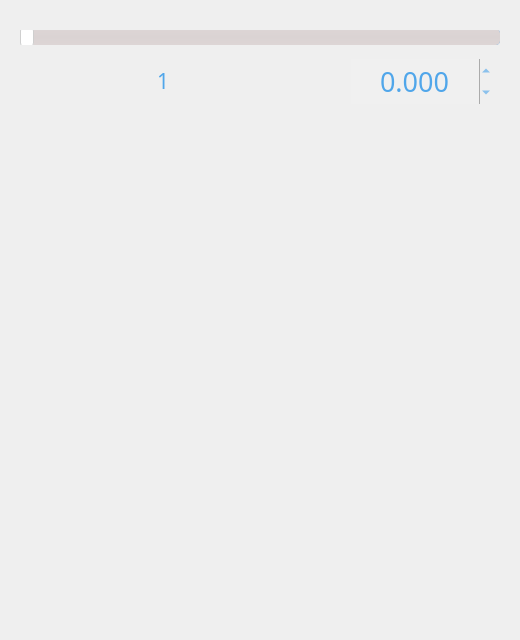
<?xml version="1.0" encoding="UTF-8"?>
<ui version="4.0">
 <class>Form</class>
 <widget class="QWidget" name="Form">
  <property name="geometry">
   <rect>
    <x>0</x>
    <y>0</y>
    <width>520</width>
    <height>640</height>
   </rect>
  </property>
  <property name="minimumSize">
   <size>
    <width>480</width>
    <height>640</height>
   </size>
  </property>
  <property name="maximumSize">
   <size>
    <width>600</width>
    <height>640</height>
   </size>
  </property>
  <property name="sizeIncrement">
   <size>
    <width>0</width>
    <height>0</height>
   </size>
  </property>
  <property name="windowTitle">
   <string notr="true"/>
  </property>
  <layout class="QVBoxLayout" name="verticalLayout">
   <property name="spacing">
    <number>5</number>
   </property>
   <property name="leftMargin">
    <number>20</number>
   </property>
   <property name="topMargin">
    <number>30</number>
   </property>
   <property name="rightMargin">
    <number>20</number>
   </property>
   <property name="bottomMargin">
    <number>20</number>
   </property>
   <item>
    <widget class="QSlider" name="horizontalSlider_time">
     <property name="focusPolicy">
      <enum>Qt::StrongFocus</enum>
     </property>
     <property name="autoFillBackground">
      <bool>false</bool>
     </property>
     <property name="styleSheet">
      <string notr="true">QSlider::groove {
    border: 0px solid #bbbbbb;
    background-color: #50A6EA;
    border-radius: 4px;
}
QSlider::groove:horizontal {
    height: 16px;
}
QSlider::groove:vertical {
    width: 0px;
}
QSlider::handle:horizontal {
    background: #ffffff;
    border-style: solid;
    border-width: 1px;
    border-color: rgb(207,207,207);
    width: 12px;
    margin: -5px 0;
    border-radius: 7px;
}
QSlider::handle:vertical {
    background: #ffffff;
    border-style: solid;
    border-width: 1px;
    border-color: rgb(207,207,207);
    height: 12px;
    margin: 0 -5px;
    border-radius: 7px;
}
QSlider::add-page, QSlider::sub-page {
    border: 1px transparent;
    background-color: #50A6EA;
    border-radius: 4px;
}
QSlider::add-page:horizontal {
    background: qlineargradient(spread:pad, x1:0, y1:0, x2:0, y2:1, stop:0 #ddd5d5, stop:0.5 #dad3d3, stop:1 #ddd5d5);
}
QSlider::sub-page:horizontal {
    background-color: qlineargradient(spread:pad, x1:0, y1:0, x2:1, y2:0, stop:0 #50A6EA, stop:0.5 #87C1F1, stop:1 #50A6EA);
}
QSlider::add-page:vertical {
    background-color: qlineargradient(spread:pad, x1:0, y1:0, x2:0, y2:1, stop:0 #50A6EA, stop:0.5 #3b88fc, stop:1 #467dd1);
}
QSlider::sub-page:vertical {
    background: qlineargradient(spread:pad, x1:0, y1:0, x2:1, y2:0, stop:0 #ddd5d5, stop:0.5 #dad3d3, stop:1 #ddd5d5);
}
QSlider::add-page:horizontal:disabled, QSlider::sub-page:horizontal:disabled, QSlider::add-page:vertical:disabled, QSlider::sub-page:vertical:disabled {
    background: #b9b9b9;
}</string>
     </property>
     <property name="maximum">
      <number>1000</number>
     </property>
     <property name="singleStep">
      <number>0</number>
     </property>
     <property name="pageStep">
      <number>10</number>
     </property>
     <property name="sliderPosition">
      <number>0</number>
     </property>
     <property name="tracking">
      <bool>true</bool>
     </property>
     <property name="orientation">
      <enum>Qt::Horizontal</enum>
     </property>
     <property name="invertedAppearance">
      <bool>false</bool>
     </property>
     <property name="invertedControls">
      <bool>false</bool>
     </property>
     <property name="tickPosition">
      <enum>QSlider::NoTicks</enum>
     </property>
     <property name="tickInterval">
      <number>0</number>
     </property>
    </widget>
   </item>
   <item>
    <widget class="QWidget" name="widget" native="true">
     <layout class="QHBoxLayout" name="horizontalLayout">
      <item>
       <widget class="QPushButton" name="pushButton_replay">
        <property name="minimumSize">
         <size>
          <width>40</width>
          <height>40</height>
         </size>
        </property>
        <property name="maximumSize">
         <size>
          <width>40</width>
          <height>40</height>
         </size>
        </property>
        <property name="toolTip">
         <string>重播</string>
        </property>
        <property name="toolTipDuration">
         <number>0</number>
        </property>
        <property name="styleSheet">
         <string notr="true">QPushButton {
    background-color: rgba(0,0,0,0);
    border: none;
    image: url(media/replay.svg);
}</string>
        </property>
        <property name="text">
         <string/>
        </property>
       </widget>
      </item>
      <item>
       <widget class="QPushButton" name="pushButton_play">
        <property name="minimumSize">
         <size>
          <width>40</width>
          <height>40</height>
         </size>
        </property>
        <property name="maximumSize">
         <size>
          <width>40</width>
          <height>40</height>
         </size>
        </property>
        <property name="toolTip">
         <string>播放/暂停</string>
        </property>
        <property name="toolTipDuration">
         <number>0</number>
        </property>
        <property name="styleSheet">
         <string notr="true">QPushButton {
    background-color: rgba(0,0,0,0);
    border: none;
    image: url(media/play.svg);
}</string>
        </property>
        <property name="text">
         <string/>
        </property>
       </widget>
      </item>
      <item>
       <widget class="QLabel" name="label_2">
        <property name="minimumSize">
         <size>
          <width>16</width>
          <height>16</height>
         </size>
        </property>
        <property name="maximumSize">
         <size>
          <width>16</width>
          <height>16</height>
         </size>
        </property>
        <property name="styleSheet">
         <string notr="true">border-image: url(media/mul.svg);
font: 12pt &quot;微软雅黑&quot;;
color: #50A6EA;</string>
        </property>
        <property name="text">
         <string/>
        </property>
        <property name="alignment">
         <set>Qt::AlignCenter</set>
        </property>
       </widget>
      </item>
      <item>
       <widget class="SpeedLabel" name="label_speed">
        <property name="minimumSize">
         <size>
          <width>40</width>
          <height>40</height>
         </size>
        </property>
        <property name="maximumSize">
         <size>
          <width>40</width>
          <height>40</height>
         </size>
        </property>
        <property name="font">
         <font>
          <family>微软雅黑</family>
          <pointsize>16</pointsize>
          <weight>50</weight>
          <italic>false</italic>
          <bold>false</bold>
         </font>
        </property>
        <property name="toolTip">
         <string>滑动滚轮修改播放速度</string>
        </property>
        <property name="styleSheet">
         <string notr="true">QLabel {border-image: url(media/speed.svg);
font: 16pt &quot;微软雅黑&quot;;
color: #50A6EA;}</string>
        </property>
        <property name="text">
         <string notr="true">1</string>
        </property>
        <property name="alignment">
         <set>Qt::AlignCenter</set>
        </property>
       </widget>
      </item>
      <item>
       <spacer name="horizontalSpacer">
        <property name="orientation">
         <enum>Qt::Horizontal</enum>
        </property>
        <property name="sizeHint" stdset="0">
         <size>
          <width>40</width>
          <height>20</height>
         </size>
        </property>
       </spacer>
      </item>
      <item>
       <widget class="QDoubleSpinBox" name="doubleSpinBox_time">
        <property name="font">
         <font>
          <family>微软雅黑</family>
          <pointsize>20</pointsize>
          <weight>50</weight>
          <italic>false</italic>
          <bold>false</bold>
         </font>
        </property>
        <property name="contextMenuPolicy">
         <enum>Qt::NoContextMenu</enum>
        </property>
        <property name="styleSheet">
         <string notr="true">font: 20pt &quot;微软雅黑&quot;;
color: #50A6EA;
background-color: rgb(240, 240, 240);</string>
        </property>
        <property name="wrapping">
         <bool>false</bool>
        </property>
        <property name="frame">
         <bool>false</bool>
        </property>
        <property name="alignment">
         <set>Qt::AlignCenter</set>
        </property>
        <property name="decimals">
         <number>3</number>
        </property>
        <property name="minimum">
         <double>-999.990000000000009</double>
        </property>
        <property name="maximum">
         <double>999.990000000000009</double>
        </property>
        <property name="singleStep">
         <double>0.001000000000000</double>
        </property>
       </widget>
      </item>
     </layout>
    </widget>
   </item>
   <item>
    <widget class="QTabWidget" name="tabWidget">
     <property name="contextMenuPolicy">
      <enum>Qt::NoContextMenu</enum>
     </property>
     <property name="styleSheet">
      <string notr="true">QTabWidget::pane { margin: 0px; border: 0px; }
</string>
     </property>
     <property name="currentIndex">
      <number>-1</number>
     </property>
     <property name="tabsClosable">
      <bool>true</bool>
     </property>
     <property name="movable">
      <bool>true</bool>
     </property>
     <property name="tabBarAutoHide">
      <bool>true</bool>
     </property>
    </widget>
   </item>
  </layout>
 </widget>
 <customwidgets>
  <customwidget>
   <class>SpeedLabel</class>
   <extends>QLabel</extends>
   <header>ui.uiComponents</header>
  </customwidget>
 </customwidgets>
 <resources/>
 <connections/>
</ui>
